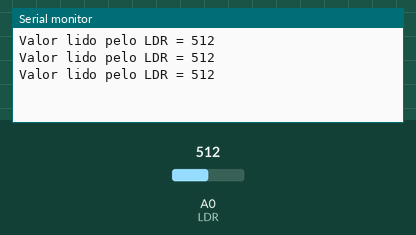
A sketch run on a simulated Arduino Uno, built with avr-gcc and run on an emulated ATmega328P. Shown: the last lines printed to the serial monitor. The inputs (shaded band) are chosen by the test bench; at power-on: A0 (LDR) = 512.

Above: at 1.3 s.
1.4 s: A0 (LDR) set to 716
At 1.9 s:
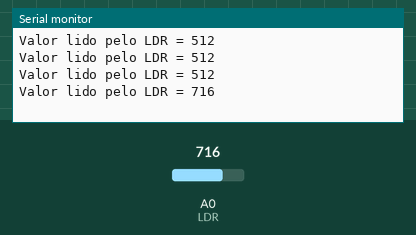
2.9 s: A0 (LDR) set to 900
At 3.4 s:
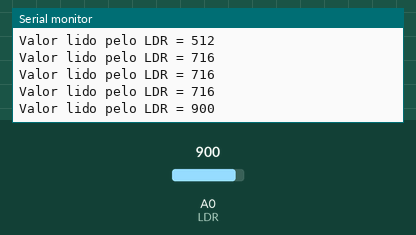
Timing chart, 0 to 5.9 s (numbered marks = the images above; inputs shaded):
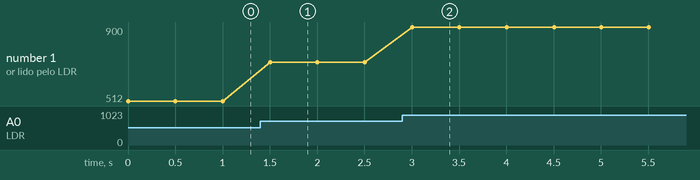

Measured:
- after the input at 1.4 s, the serial monitor: prints a new line after 0.10 s (image 1)
- after the input at 2.9 s, the serial monitor: prints a new line after 0.10 s (image 2)
- plotted number 1: 512 → 716 after the input at 1.4 s, 716 → 900 after the input at 2.9 s

The sketch:

Calibrar_LDR.ino
```cpp
const int LDR = 0;
int ValorLido = 0;

void setup() {
  Serial.begin(9600);
}
void loop() {
  ValorLido = analogRead(LDR);
  Serial.print("Valor lido pelo LDR = ");
  Serial.println(ValorLido);
  delay(500);
}
```
